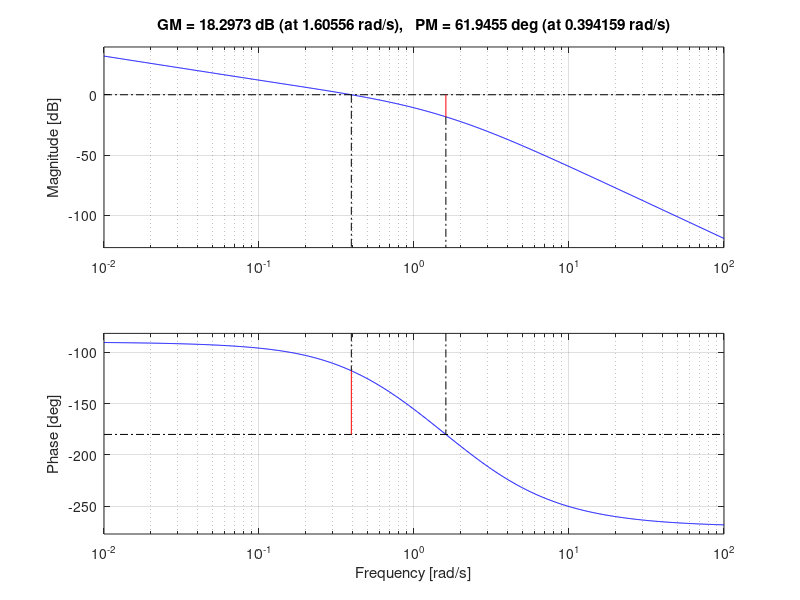
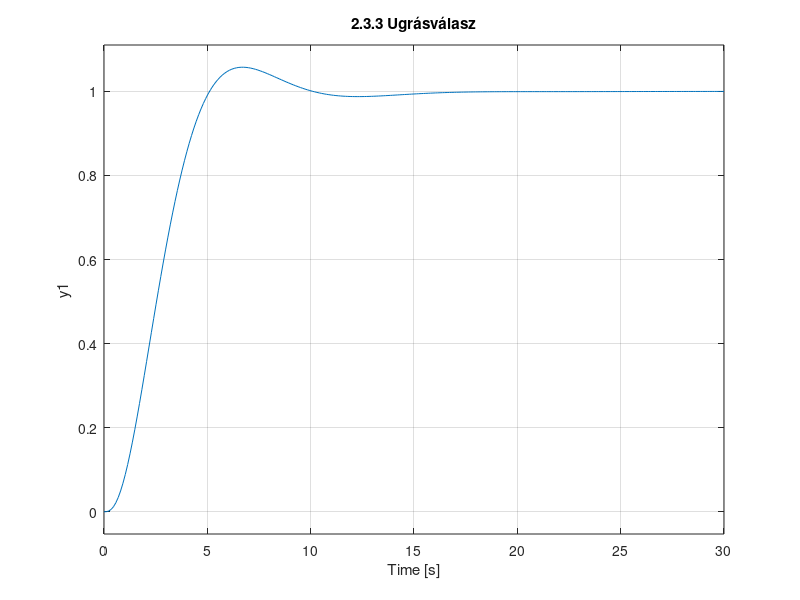

MATLAB code for these plots, in order: (Note: this script raises an error after producing the figures.)
clear all; close all; clc;

%% Feladatlap 2 - 2. Feladat: PD szabályozó (Integráló szakaszhoz?)
% Szakasz a leírás alapján: Wp(s) = 0.5 / (s * (s+1) * (4s+1))
% (Feltételezve, hogy a "s*1" elírás és (s+1)-et jelent, vagy 1s+1-et)
s = tf('s');
Wp = 0.5 / (s * (s+1) * (4*s+1));

%% 2.1 Pólusok, Stabilitás
p = pole(Wp);
disp('2.1 Pólusok:');
disp(p);
% Van egy pólus a 0-ban (integrátor). Ez a stabilitás határa (Ljapunov értelemben instabil/határeset, BIBO instabil).
disp('   Stabilitás: A szakasz a 0-ban lévő pólus miatt önmagában nem stabil (integráló jellegű).');

%% 2.3 PD Tervezés
% Wc = Ap * (1 + sTd / (1 + sTc))
% 2.3.1 Póluskiejtés: Leglassabb stabil pólus.
% Pólusok: 0 (nincs időállandó), -0.25 (T=4), -1 (T=1).
% Leglassabb a T=4. -> Td = 4.
Td = 4;
% Szűrés: N = 10 -> Tc = Td/10 = 0.4.
Tc = 0.4;

disp(['2.3.1 Td: ', num2str(Td), ', Tc: ', num2str(Tc)]);

%% 2.3.3 Hangolás
% Túllövés < 2%, Beállás < 10s, PM > 65 fok.

% PROBALGATAS:
Ap_tuned = 0.8; % TIPP

Wc_tuned = Ap_tuned * (1 + (s*Td)/(1 + s*Tc));
Wo_tuned = minreal(Wp * Wc_tuned);
T_tuned = feedback(Wo_tuned, 1);

figure(1);
margin(Wo_tuned);
[Gm, Pm, Wcg, Wcp] = margin(Wo_tuned);

figure(2);
step(T_tuned);
title('2.3.3 Ugrásválasz');
info = stepinfo(T_tuned);

disp('2.3.3 Eredmények:');
disp(['   Ap: ', num2str(Ap_tuned)]);
disp(['   Fázistartalék: ', num2str(Pm)]);
disp(['   Túllövés: ', num2str(info.Overshoot)]);

%% 2.4 Zavarás vizsgálata
% Zavart jel és hibajel közötti átvitel (Wde).
% E(s) = - Wp / (1 + WpWc) * D(s)  (Ha a zavarás a bemeneten van? Vagy kimeneten?)
% A feladat szövege nem pontosítja a zavarás helyét, de általában a beavatkozó jelhez adják vagy a kimenethez.
% "Zavaro jel es a hibajel kozotti atviteli fuggveny".
% Ha kimeneti zavarás (Ye): E = -1/(1+L) * Ye.
% Ha bemeneti zavarás (Di): E = -P/(1+L) * Di.
% A "Labor 5" példák alapján általában bemeneti terhelés zavarás szokott lenni (Load Disturbance).
% Akkor W_de = - Wp / (1 + Wp*Wc)
% Vagy a kódban: Wde = -feedback(Wp, Wc, -1)  <- Ez a megoldas/pi_szabalyzo_tervezes.m mintában volt!
% Tehát használjuk azt a mintát.

Wde = -feedback(Wp, Wc_tuned); % Figyelem: feedback(sys1, sys2) = sys1 / (1+sys1*sys2).
% A mínusz előjel a különbségképzőből jön (e = r - y).
figure(3);
step(Wde);
title('2.4 Zavarás elhárítás (Lépés zavar)');
